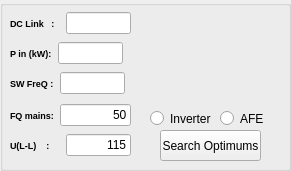
    <widget class="QGroupBox" name="sliderBox">
     <property name="geometry">
      <rect>
       <x>10</x>
       <y>10</y>
       <width>291</width>
       <height>171</height>
      </rect>
     </property>
     <property name="title">
      <string/>
     </property>
     <widget class="QWidget" name="horizontalLayoutWidget_3">
      <property name="geometry">
       <rect>
        <x>10</x>
        <y>10</y>
        <width>343</width>
        <height>31</height>
       </rect>
      </property>
      <layout class="QHBoxLayout" name="horizontalLayout_20">
       <property name="sizeConstraint">
        <enum>QLayout::SetFixedSize</enum>
       </property>
       <item>
        <widget class="QLabel" name="optVdcLabel">
         <property name="sizePolicy">
          <sizepolicy hsizetype="Expanding" vsizetype="Expanding">
           <horstretch>0</horstretch>
           <verstretch>0</verstretch>
          </sizepolicy>
         </property>
         <property name="minimumSize">
          <size>
           <width>50</width>
           <height>0</height>
          </size>
         </property>
         <property name="maximumSize">
          <size>
           <width>50</width>
           <height>1677777</height>
          </size>
         </property>
         <property name="font">
          <font>
           <pointsize>7</pointsize>
           <weight>75</weight>
           <bold>true</bold>
          </font>
         </property>
         <property name="text">
          <string>DC Link   :</string>
         </property>
        </widget>
       </item>
       <item>
        <widget class="QLineEdit" name="optVdcInput">
         <property name="sizePolicy">
          <sizepolicy hsizetype="Fixed" vsizetype="Fixed">
           <horstretch>0</horstretch>
           <verstretch>0</verstretch>
          </sizepolicy>
         </property>
         <property name="maximumSize">
          <size>
           <width>65</width>
           <height>22</height>
          </size>
         </property>
         <property name="layoutDirection">
          <enum>Qt::RightToLeft</enum>
         </property>
         <property name="alignment">
          <set>Qt::AlignRight|Qt::AlignTrailing|Qt::AlignVCenter</set>
         </property>
        </widget>
       </item>
       <item>
        <widget class="RangeSlider" name="VdcRangeSelector" native="true">
         <property name="sizePolicy">
          <sizepolicy hsizetype="Minimum" vsizetype="Minimum">
           <horstretch>0</horstretch>
           <verstretch>0</verstretch>
          </sizepolicy>
         </property>
         <property name="minimumSize">
          <size>
           <width>185</width>
           <height>26</height>
          </size>
         </property>
         <property name="maximumSize">
          <size>
           <width>185</width>
           <height>26</height>
          </size>
         </property>
        </widget>
       </item>
       <item>
        <widget class="QToolButton" name="optVdcToolBtn">
         <property name="sizePolicy">
          <sizepolicy hsizetype="Fixed" vsizetype="Fixed">
           <horstretch>10</horstretch>
           <verstretch>0</verstretch>
          </sizepolicy>
         </property>
         <property name="text">
          <string>...</string>
         </property>
         <property name="icon">
          <iconset>
           <normaloff>../Images/slider.jpg</normaloff>../Images/slider.jpg</iconset>
         </property>
         <attribute name="buttonGroup">
          <string notr="true">buttonGroupRangeType</string>
         </attribute>
        </widget>
       </item>
      </layout>
     </widget>
     <widget class="QWidget" name="layoutWidget">
      <property name="geometry">
       <rect>
        <x>10</x>
        <y>40</y>
        <width>343</width>
        <height>31</height>
       </rect>
      </property>
      <layout class="QHBoxLayout" name="horizontalLayout_21">
       <property name="sizeConstraint">
        <enum>QLayout::SetFixedSize</enum>
       </property>
       <item>
        <widget class="QLabel" name="optPinLabel">
         <property name="sizePolicy">
          <sizepolicy hsizetype="Expanding" vsizetype="Expanding">
           <horstretch>0</horstretch>
           <verstretch>0</verstretch>
          </sizepolicy>
         </property>
         <property name="maximumSize">
          <size>
           <width>50</width>
           <height>16777215</height>
          </size>
         </property>
         <property name="font">
          <font>
           <pointsize>7</pointsize>
           <weight>75</weight>
           <bold>true</bold>
          </font>
         </property>
         <property name="text">
          <string>P in (kW):</string>
         </property>
        </widget>
       </item>
       <item>
        <widget class="QLineEdit" name="optPinInput">
         <property name="sizePolicy">
          <sizepolicy hsizetype="Fixed" vsizetype="Fixed">
           <horstretch>0</horstretch>
           <verstretch>0</verstretch>
          </sizepolicy>
         </property>
         <property name="maximumSize">
          <size>
           <width>65</width>
           <height>22</height>
          </size>
         </property>
         <property name="layoutDirection">
          <enum>Qt::RightToLeft</enum>
         </property>
         <property name="inputMask">
          <string/>
         </property>
         <property name="alignment">
          <set>Qt::AlignRight|Qt::AlignTrailing|Qt::AlignVCenter</set>
         </property>
        </widget>
       </item>
       <item>
        <widget class="RangeSlider" name="PinRangeSelector" native="true">
         <property name="sizePolicy">
          <sizepolicy hsizetype="Fixed" vsizetype="Fixed">
           <horstretch>0</horstretch>
           <verstretch>0</verstretch>
          </sizepolicy>
         </property>
         <property name="minimumSize">
          <size>
           <width>185</width>
           <height>26</height>
          </size>
         </property>
         <property name="maximumSize">
          <size>
           <width>185</width>
           <height>26</height>
          </size>
         </property>
         <property name="sizeIncrement">
          <size>
           <width>0</width>
           <height>0</height>
          </size>
         </property>
        </widget>
       </item>
       <item>
        <widget class="QToolButton" name="optPinToolBtn">
         <property name="sizePolicy">
          <sizepolicy hsizetype="Fixed" vsizetype="Fixed">
           <horstretch>0</horstretch>
           <verstretch>0</verstretch>
          </sizepolicy>
         </property>
         <property name="minimumSize">
          <size>
           <width>0</width>
           <height>0</height>
          </size>
         </property>
         <property name="sizeIncrement">
          <size>
           <width>0</width>
           <height>0</height>
          </size>
         </property>
         <property name="baseSize">
          <size>
           <width>60</width>
           <height>0</height>
          </size>
         </property>
         <property name="text">
          <string>...</string>
         </property>
         <property name="icon">
          <iconset>
           <normaloff>../Images/slider.jpg</normaloff>../Images/slider.jpg</iconset>
         </property>
         <attribute name="buttonGroup">
          <string notr="true">buttonGroupRangeType</string>
         </attribute>
        </widget>
       </item>
      </layout>
     </widget>
     <widget class="QWidget" name="horizontalLayoutWidget_4">
      <property name="geometry">
       <rect>
        <x>10</x>
        <y>70</y>
        <width>343</width>
        <height>31</height>
       </rect>
      </property>
      <layout class="QHBoxLayout" name="horizontalLayout_22">
       <property name="sizeConstraint">
        <enum>QLayout::SetFixedSize</enum>
       </property>
       <item>
        <widget class="QLabel" name="optSwLabel">
         <property name="sizePolicy">
          <sizepolicy hsizetype="Expanding" vsizetype="Expanding">
           <horstretch>0</horstretch>
           <verstretch>0</verstretch>
          </sizepolicy>
         </property>
         <property name="maximumSize">
          <size>
           <width>50</width>
           <height>16777215</height>
          </size>
         </property>
         <property name="font">
          <font>
           <pointsize>7</pointsize>
           <weight>75</weight>
           <bold>true</bold>
          </font>
         </property>
         <property name="text">
          <string>SW FreQ :</string>
         </property>
        </widget>
       </item>
       <item>
        <widget class="QLineEdit" name="optSwInput">
         <property name="sizePolicy">
          <sizepolicy hsizetype="Fixed" vsizetype="Fixed">
           <horstretch>0</horstretch>
           <verstretch>0</verstretch>
          </sizepolicy>
         </property>
         <property name="maximumSize">
          <size>
           <width>65</width>
           <height>22</height>
          </size>
         </property>
         <property name="layoutDirection">
          <enum>Qt::RightToLeft</enum>
         </property>
         <property name="alignment">
          <set>Qt::AlignRight|Qt::AlignTrailing|Qt::AlignVCenter</set>
         </property>
        </widget>
       </item>
       <item>
        <widget class="RangeSlider" name="SwRangeSelector" native="true">
         <property name="sizePolicy">
          <sizepolicy hsizetype="Expanding" vsizetype="Expanding">
           <horstretch>0</horstretch>
           <verstretch>0</verstretch>
          </sizepolicy>
         </property>
         <property name="minimumSize">
          <size>
           <width>185</width>
           <height>26</height>
          </size>
         </property>
         <property name="maximumSize">
          <size>
           <width>185</width>
           <height>26</height>
          </size>
         </property>
        </widget>
       </item>
       <item>
        <widget class="QToolButton" name="optSwToolBtn">
         <property name="text">
          <string>...</string>
         </property>
         <property name="icon">
          <iconset>
           <normaloff>../Images/slider.jpg</normaloff>../Images/slider.jpg</iconset>
         </property>
         <attribute name="buttonGroup">
          <string notr="true">buttonGroupRangeType</string>
         </attribute>
        </widget>
       </item>
      </layout>
     </widget>
     <widget class="QWidget" name="horizontalLayoutWidget_5">
      <property name="geometry">
       <rect>
        <x>10</x>
        <y>100</y>
        <width>121</width>
        <height>31</height>
       </rect>
      </property>
      <layout class="QHBoxLayout" name="horizontalLayout_23">
       <item>
        <widget class="QLabel" name="optFreqLabel">
         <property name="sizePolicy">
          <sizepolicy hsizetype="Expanding" vsizetype="Expanding">
           <horstretch>0</horstretch>
           <verstretch>0</verstretch>
          </sizepolicy>
         </property>
         <property name="maximumSize">
          <size>
           <width>50</width>
           <height>16777215</height>
          </size>
         </property>
         <property name="font">
          <font>
           <pointsize>7</pointsize>
           <weight>75</weight>
           <bold>true</bold>
          </font>
         </property>
         <property name="text">
          <string>FQ mains:</string>
         </property>
        </widget>
       </item>
       <item>
        <widget class="QLineEdit" name="optFreqInput">
         <property name="sizePolicy">
          <sizepolicy hsizetype="Minimum" vsizetype="Minimum">
           <horstretch>0</horstretch>
           <verstretch>0</verstretch>
          </sizepolicy>
         </property>
         <property name="minimumSize">
          <size>
           <width>48</width>
           <height>22</height>
          </size>
         </property>
         <property name="maximumSize">
          <size>
           <width>73</width>
           <height>22</height>
          </size>
         </property>
         <property name="layoutDirection">
          <enum>Qt::RightToLeft</enum>
         </property>
         <property name="text">
          <string>50</string>
         </property>
         <property name="alignment">
          <set>Qt::AlignRight|Qt::AlignTrailing|Qt::AlignVCenter</set>
         </property>
         <property name="readOnly">
          <bool>true</bool>
         </property>
        </widget>
       </item>
      </layout>
     </widget>
     <widget class="QWidget" name="horizontalLayoutWidget_6">
      <property name="geometry">
       <rect>
        <x>10</x>
        <y>130</y>
        <width>121</width>
        <height>31</height>
       </rect>
      </property>
      <layout class="QHBoxLayout" name="horizontalLayout_24">
       <item>
        <widget class="QLabel" name="optUllLabel">
         <property name="sizePolicy">
          <sizepolicy hsizetype="Expanding" vsizetype="Expanding">
           <horstretch>0</horstretch>
           <verstretch>0</verstretch>
          </sizepolicy>
         </property>
         <property name="minimumSize">
          <size>
           <width>50</width>
           <height>0</height>
          </size>
         </property>
         <property name="maximumSize">
          <size>
           <width>50</width>
           <height>16777215</height>
          </size>
         </property>
         <property name="font">
          <font>
           <pointsize>7</pointsize>
           <weight>75</weight>
           <bold>true</bold>
          </font>
         </property>
         <property name="text">
          <string>U(L-L)    :</string>
         </property>
        </widget>
       </item>
       <item>
        <widget class="QLineEdit" name="optUllInput">
         <property name="sizePolicy">
          <sizepolicy hsizetype="Fixed" vsizetype="Fixed">
           <horstretch>0</horstretch>
           <verstretch>0</verstretch>
          </sizepolicy>
         </property>
         <property name="minimumSize">
          <size>
           <width>0</width>
           <height>0</height>
          </size>
         </property>
         <property name="maximumSize">
          <size>
           <width>71</width>
           <height>22</height>
          </size>
         </property>
         <property name="layoutDirection">
          <enum>Qt::RightToLeft</enum>
         </property>
         <property name="text">
          <string>115</string>
         </property>
         <property name="alignment">
          <set>Qt::AlignRight|Qt::AlignTrailing|Qt::AlignVCenter</set>
         </property>
         <property name="readOnly">
          <bool>true</bool>
         </property>
         <property name="clearButtonEnabled">
          <bool>false</bool>
         </property>
        </widget>
       </item>
      </layout>
     </widget>
     <widget class="QPushButton" name="searchOptBtn">
      <property name="geometry">
       <rect>
        <x>160</x>
        <y>130</y>
        <width>101</width>
        <height>31</height>
       </rect>
      </property>
      <property name="text">
       <string>Search Optimums</string>
      </property>
     </widget>
     <widget class="QRadioButton" name="optInvBtn">
      <property name="geometry">
       <rect>
        <x>150</x>
        <y>110</y>
        <width>61</width>
        <height>17</height>
       </rect>
      </property>
      <property name="text">
       <string>Inverter</string>
      </property>
      <attribute name="buttonGroup">
       <string notr="true">buttonGroupOptMode</string>
      </attribute>
     </widget>
     <widget class="QRadioButton" name="optAfeBtn">
      <property name="geometry">
       <rect>
        <x>220</x>
        <y>110</y>
        <width>51</width>
        <height>17</height>
       </rect>
      </property>
      <property name="text">
       <string>AFE</string>
      </property>
      <attribute name="buttonGroup">
       <string notr="true">buttonGroupOptMode</string>
      </attribute>
     </widget>
    </widget>
